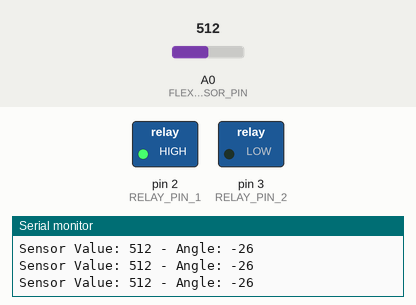
A sketch run on a simulated Arduino Uno, built with avr-gcc and run on an emulated ATmega328P. Parts: switched loads named in the sketch (green lamp = pin HIGH), the last lines printed to the serial monitor. The test bench sets the inputs (shaded band); at power-on: A0 (FLEX_SENSOR_PIN) = 512.

Above: at 1.2 s.
1.3 s: A0 (FLEX_SENSOR_PIN) set to 690
2.8 s: A0 (FLEX_SENSOR_PIN) set to 713
At 3.6 s:
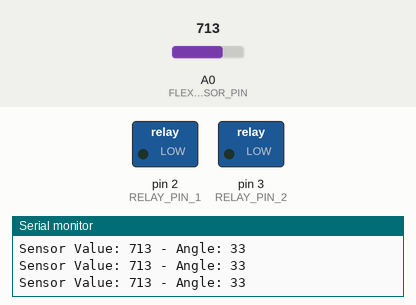
4.3 s: A0 (FLEX_SENSOR_PIN) set to 791
5.8 s: A0 (FLEX_SENSOR_PIN) set to 815
At 6.6 s:
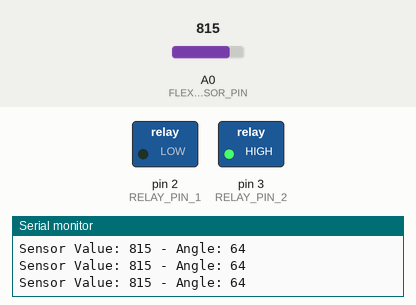
7.3 s: A0 (FLEX_SENSOR_PIN) set to 716
At 8.1 s:
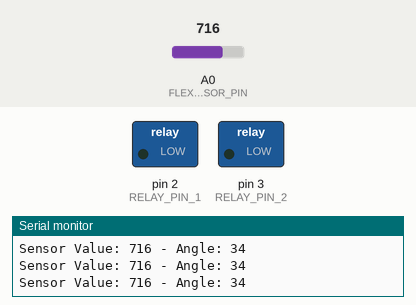
8.8 s: A0 (FLEX_SENSOR_PIN) set to 900
At 9.6 s:
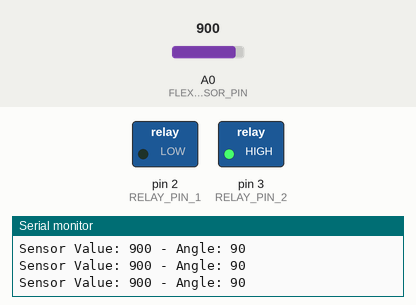
Timing chart, 0 to 11.8 s (numbered marks = the images above; inputs shaded):
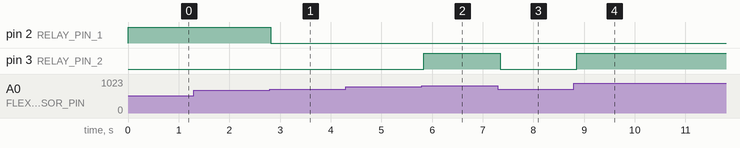

The sketch:

SoftBndingActuator.ino
```cpp
// SoftBendingActuator.ino

// Define the pins connected to the relay module
#define RELAY_PIN_1 2 // Relay control pin for valve 1
#define RELAY_PIN_2 3 // Relay control pin for valve 2

// Define the analog pin connected to the flex sensor
#define FLEX_SENSOR_PIN A0

// Define the range of the sensor values (calibration required)
#define SENSOR_MIN 600   // Minimum sensor value (adjust based on calibration)
#define SENSOR_MAX 900   // Maximum sensor value (adjust based on calibration)

// Define the range of the angle values
#define ANGLE_MIN 0      // Minimum angle in degrees
#define ANGLE_MAX 90     // Maximum angle in degrees

void setup() {
  // Initialize relay control pins as outputs
  pinMode(RELAY_PIN_1, OUTPUT);
  pinMode(RELAY_PIN_2, OUTPUT);

  // Initialize serial communication at 9600 bits per second
  Serial.begin(9600);
}

void loop() {
  // Read the analog value from the flex sensor
  int sensorValue = analogRead(FLEX_SENSOR_PIN);

  // Map the sensor value to an angle
  int angle = map(sensorValue, SENSOR_MIN, SENSOR_MAX, ANGLE_MIN, ANGLE_MAX);

  // Print the sensor value and the corresponding angle
  Serial.print("Sensor Value: ");
  Serial.print(sensorValue);
  Serial.print(" - Angle: ");
  Serial.println(angle);

  // Example control logic based on the angle
  if (angle < 30) {
    // Open Valve 1 and close Valve 2
    digitalWrite(RELAY_PIN_1, HIGH);
    digitalWrite(RELAY_PIN_2, LOW);
  } else if (angle > 60) {
    // Close Valve 1 and open Valve 2
    digitalWrite(RELAY_PIN_1, LOW);
    digitalWrite(RELAY_PIN_2, HIGH);
  } else {
    // Close both valves
    digitalWrite(RELAY_PIN_1, LOW);
    digitalWrite(RELAY_PIN_2, LOW);
  }

  // Wait for 100 milliseconds before the next reading
  delay(100);
}
```

Measured:
- the behaviour switches between 699 and 700 on A0 (FLEX_SENSOR_PIN) (found by bisection; images 0 and 1)
- the behaviour switches between 803 and 804 on A0 (FLEX_SENSOR_PIN) (found by bisection; images 1 and 2)
- after the input at 2.8 s, pin 2 (RELAY_PIN_1): HIGH → LOW at once
- after the input at 5.8 s, pin 3 (RELAY_PIN_2): LOW → HIGH at once
- after the input at 7.3 s, pin 3 (RELAY_PIN_2): HIGH → LOW after 0.05 s
- after the input at 8.8 s, pin 3 (RELAY_PIN_2): LOW → HIGH after 0.06 s
